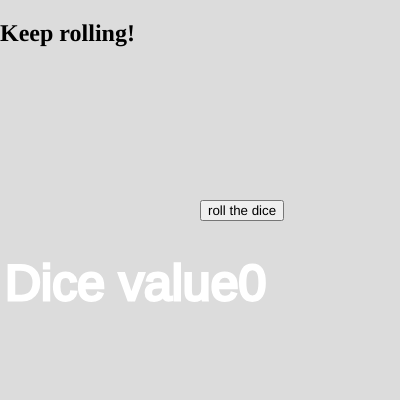
Frame 1 (no input)
Frame 60 (no input): identical to frame 1, image omitted
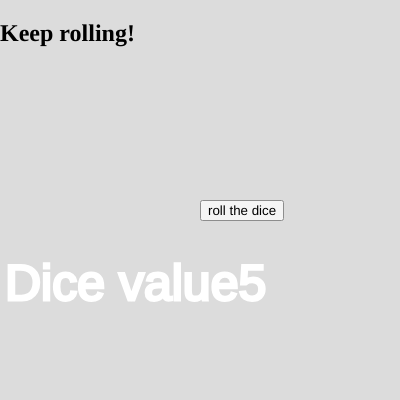
Frame 120 (the mouse pressed at the canvas centre since frame 60)

The p5.js sketch that drew these frames (run headless with seeded random() and noise() and a simulated clock; from frame 60 on, the mouse is pressed at the canvas centre):

// p5.js sketch
// ── sketch.js
let button;
let elem;
let dice=0;
function setup() {
  elem= createElement("h2","Keep rolling!") //definisco la varibaile "elem" come funzione createELement
  elem.position (0,0);
  createCanvas(400, 400);
  button = createButton ("roll the dice"); //associo alla variabile "button" la funzione createButton
  button.position(200,200);
  button.mousePressed (rollDice); //definisco che al click del mouse venga richiamata la funzione rollDice

}

function draw() {
  background(220);
  stroke ("white");
  strokeWeight (3);
  fill ("white");
  textSize (50);
  text ("Dice value"+ dice, 5, 300);

}

function rollDice (){
  dice = random (1,6);
  //vogliamo solo numeri interi; esistono due funzioni con diverse modalità di approssimazione: floor e ceil
  //dice = floor (dice) --> intero inferiore
  dice = ceil (dice); //intero superiore 

}
